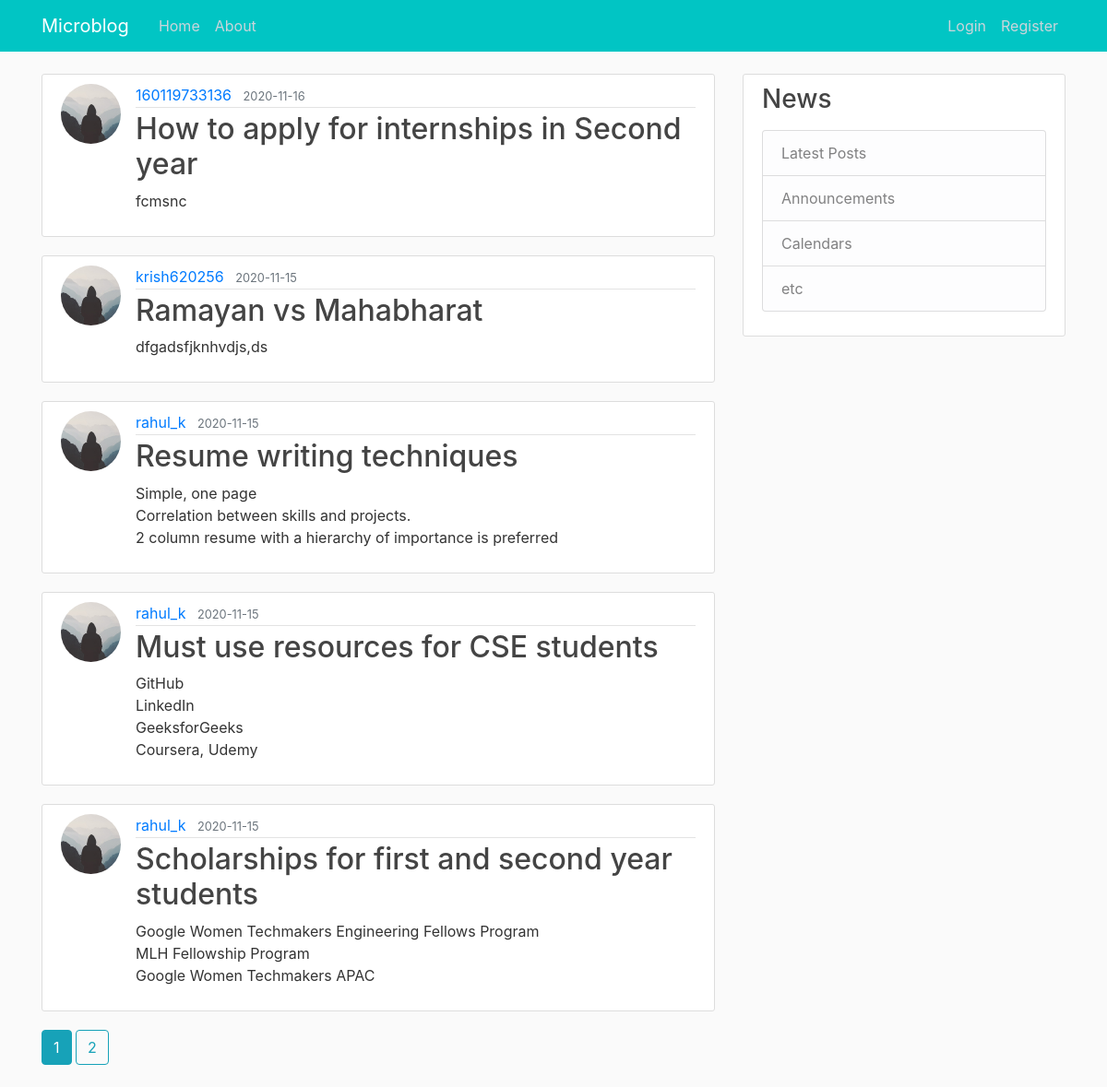
The page /home on the database its author committed.
### flask_blog/models.py (models this page shows, shortened)
class Post(db.Model):
    id = db.Column(db.Integer, primary_key = True)
    title = db.Column(db.String(100), nullable=False)
    date_posted = db.Column(db.DateTime, nullable=False, default=datetime.utcnow)
    content = db.Column(db.Text, nullable = False)
    user_id = db.Column(db.Integer, db.ForeignKey('user.id'), nullable = False)

class User(db.Model, UserMixin):
    id = db.Column(db.Integer, primary_key = True)
    username = db.Column(db.String(20), unique=True, nullable = False)
    email = db.Column(db.String(120), unique=True, nullable = False)
    image_file = db.Column(db.String(20), nullable = False, default='default.jpg')
    password = db.Column(db.String(60), nullable = False)
    posts = db.relationship('Post', backref = 'author', lazy = "dynamic")

### flask_blog/main/routes.py (the view)
@main.route('/')
@main.route('/home')
def home():
    page = request.args.get('page', 1, type = int)
    posts = Post.query.order_by(Post.date_posted.desc()).paginate(page = page, per_page = 5)
    return render_template('home.html', posts = posts)

### flask_blog/templates/home.html
{% extends "layouts.html" %}
{% block content %}
    {% for post in posts.items%}
    <article class="media content-section">
      <img class = "rounded-circle article-img" src="{{url_for('static', filename = 'profile_pics/'+ post.author.image_file)}}">
        <div class="media-body">
          <div class="article-metadata">
            <a class="mr-2" href="{{ url_for('users.user_posts', username = post.author.username)}}">{{ post.author.username }}</a>
            <small class="text-muted">{{ post.date_posted.strftime('%Y-%m-%d') }}</small>
          </div>
          <h2><a class="article-title" href="{{url_for('posts.post', post_id = post.id)}}">{{ post.title }}</a></h2>
          <p class="article-content">{{ post.content }}</p>
        </div>
      </article>
    {% endfor %}
    {% for page_num in posts.iter_pages(left_edge = 1, right_edge = 1, left_current = 1, right_current = 2) %}
      {% if page_num %}
        {% if posts.page == page_num %}
          <a class = "btn btn-info mb-4" href="{{url_for('main.home', page = page_num)}}">{{ page_num }}</a>
        {%else%}
          <a class = "btn btn-outline-info mb-4" href="{{url_for('main.home', page = page_num)}}">{{ page_num }}</a>
        {% endif %}
      {%else%}
        ...
      {% endif %}
    {% endfor %}
{% endblock content %}

### flask_blog/static/main.css (style rules this page uses)
body { background: #fafafa; color: #333333; margin-top: 5rem; }
h1, h2, h3, h4, h5, h6 { color: #444444; }
.content-section { background: #ffffff; padding: 10px 20px; border: 1px solid #dddddd; border-radius: 3px; margin-bottom: 20px; }
.article-title { color: #444444; }
.article-content { white-space: pre-line; }
.article-img { height: 65px; width: 65px; margin-right: 16px; }
.article-metadata { padding-bottom: 1px; margin-bottom: 4px; border-bottom: 1px solid #e3e3e3 }

### rows shown on the page
Post: image_file (placeholder picture), author.username "160119733136", date_posted "2020-11-16", title "How to apply for internships in Second year", content "fcmsnc"
Post: image_file (placeholder picture), author.username "krish620256", date_posted "2020-11-15", title "Ramayan vs Mahabharat", content "dfgadsfjknhvdjs,ds"
Post: image_file (placeholder picture), author.username "rahul_k", date_posted "2020-11-15", title "Resume writing techniques", content "Simple, one page Correlation between skills and projects. 2 column resume with a hierarchy of importance is preferred"
Post: image_file (placeholder picture), author.username "rahul_k", date_posted "2020-11-15", title "Must use resources for CSE students", content "GitHub LinkedIn GeeksforGeeks Coursera, Udemy"
Post: image_file (placeholder picture), author.username "rahul_k", date_posted "2020-11-15", title "Scholarships for first and second year students", content "Google Women Techmakers Engineering Fellows Program MLH Fellowship Program Google Women Techmakers APAC"

### other values the page prints
{{ page_num }} "1"
{{ page_num }} "2"
